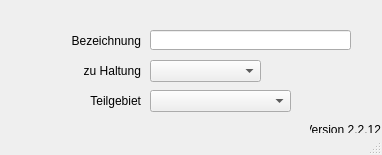
<?xml version="1.0" encoding="UTF-8"?>
<ui version="4.0">
 <class>MainWindow</class>
 <widget class="QMainWindow" name="MainWindow">
  <property name="geometry">
   <rect>
    <x>0</x>
    <y>0</y>
    <width>382</width>
    <height>155</height>
   </rect>
  </property>
  <property name="windowTitle">
   <string>MainWindow</string>
  </property>
  <property name="layoutDirection">
   <enum>Qt::LeftToRight</enum>
  </property>
  <widget class="QWidget" name="centralwidget">
   <widget class="QLabel" name="label_4">
    <property name="geometry">
     <rect>
      <x>50</x>
      <y>30</y>
      <width>91</width>
      <height>21</height>
     </rect>
    </property>
    <property name="text">
     <string>Bezeichnung</string>
    </property>
    <property name="alignment">
     <set>Qt::AlignRight|Qt::AlignTrailing|Qt::AlignVCenter</set>
    </property>
   </widget>
   <widget class="QLineEdit" name="elnam">
    <property name="geometry">
     <rect>
      <x>150</x>
      <y>30</y>
      <width>201</width>
      <height>20</height>
     </rect>
    </property>
    <property name="text">
     <string/>
    </property>
   </widget>
   <widget class="QLabel" name="lb_version">
    <property name="geometry">
     <rect>
      <x>310</x>
      <y>120</y>
      <width>71</width>
      <height>20</height>
     </rect>
    </property>
    <property name="toolTip">
     <string>Version QKan Import</string>
    </property>
    <property name="text">
     <string>Version 2.2.12</string>
    </property>
    <property name="alignment">
     <set>Qt::AlignRight|Qt::AlignTrailing|Qt::AlignVCenter</set>
    </property>
   </widget>
   <widget class="QComboBox" name="haltnam">
    <property name="geometry">
     <rect>
      <x>150</x>
      <y>60</y>
      <width>111</width>
      <height>22</height>
     </rect>
    </property>
   </widget>
   <widget class="QLabel" name="label_20">
    <property name="geometry">
     <rect>
      <x>80</x>
      <y>60</y>
      <width>61</width>
      <height>21</height>
     </rect>
    </property>
    <property name="text">
     <string>zu Haltung</string>
    </property>
    <property name="alignment">
     <set>Qt::AlignRight|Qt::AlignTrailing|Qt::AlignVCenter</set>
    </property>
   </widget>
   <widget class="QComboBox" name="teilgebiet">
    <property name="geometry">
     <rect>
      <x>150</x>
      <y>90</y>
      <width>141</width>
      <height>22</height>
     </rect>
    </property>
   </widget>
   <widget class="QLabel" name="label_22">
    <property name="geometry">
     <rect>
      <x>80</x>
      <y>90</y>
      <width>61</width>
      <height>21</height>
     </rect>
    </property>
    <property name="text">
     <string>Teilgebiet</string>
    </property>
    <property name="alignment">
     <set>Qt::AlignRight|Qt::AlignTrailing|Qt::AlignVCenter</set>
    </property>
   </widget>
  </widget>
  <widget class="QStatusBar" name="statusbar"/>
 </widget>
 <resources/>
 <connections/>
</ui>
